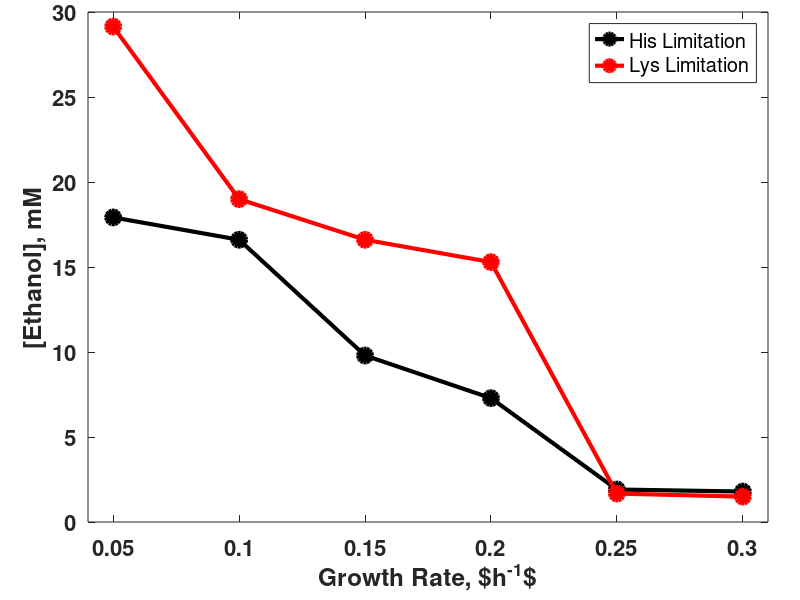

Reproduce this figure in MATLAB. (Note: this script raises an error after producing the figure.)
%% Ethanol concentartion:
%
% 500 \mu l -- solution 2
% 10  \mu l -- sample ( 10 x diluted, 100 \mu l + 900 \mu l )
%  5  \mu l -- suspension 3 
% 990 \mu l -- water
Eth = [150 139  82  61 32/2 30/2 ...
       244 159 139 128 28/2 25/2 ];
b = 1.505 * 1e3 / ( 6.3 * 1e-2 * 2* 1e3 );  %46.07 
c = b * 10 * Eth*1e-3;   

fprintf( '%1.2f mM\n', c )
fprintf( '\n' );


%% Plots Ethanol Concentartion 

Marker = { 'linewidth', 3, 'MarkerSize', 10, 'MarkerFaceColor' };

gr = 0.05 : 0.05 : 0.3;


set( gcf, 'Position', [217   337   822   464] )
set( gca, 'Position', [0.11  0.13 0.85 0.85] )

plot( gr, c(1:6), 'ko-', Marker{:}, 'k' ); hold on 
plot( gr, c(7:12), 'ro-', Marker{:}, 'r' );


xlim( [0.04 .31] );
set( gca, 'Xtick', gr,  'XtickLabel', gr );
set( gca, 'FontWeight', 'Bold', 'FontSize', 16 );

h(1) = xlabel( 'Growth Rate, $h^{-1}$' );    
h(2) = ylabel( '[Ethanol], mM' );   
hh = legend(   'His Limitation',...
               'Lys Limitation',...
               'Location', 'NorthEast'  );
sett( hh, 26 );           
          
sett(h, 24);   
%%
set( hh, 'box', 'off' ); 
panels( 'B', 38 );
%%
pdf( 'Ethanol_Concentartion', [8.5 5], 1 );
%png( 'Ethanol_Concentartion', [9 5], 1 );

    











%% Ethanol concentartion in the Victor's samples:
%
% 500 \mu l -- solution 2
% 10  \mu l -- sample ( 10 x diluted, 100 \mu l + 900 \mu l )
%  5  \mu l -- suspension 3 
% 990 \mu l -- water
Eth = [299      200 135 103 ...  % Leu limited chemostats (1, ,3,4,5)
       339  238 199 134  75  ];  % Ura limited chemostats (1,2,3,4,5)
b = 1.505 * 1e3 / ( 6.3 * 1e-2 * 2* 1e3 );  %46.07 
c = b * 10 * Eth*1e-3;   

fprintf( '%1.2f mM\n', c )
fprintf( '\n' );


%% Plots Ethanol Concentartion 

Marker = { 'linewidth', 3, 'MarkerSize', 10, 'MarkerFaceColor' };


gr1 = [0.05, 	   0.16, 0.22, 0.30];
gr2 = [0.05, 0.11, 0.16, 0.22, 0.30];

set( gcf, 'Position', [217   337   822   464] )
set( gca, 'Position', [0.11  0.13 0.85 0.85] )

plot( gr1, c(1:4), 'ko-', Marker{:}, 'k' ); hold on 
plot( gr2, c(5:9), 'ro-', Marker{:}, 'r' );


xlim( [0.04 .31] );
set( gca, 'Xtick', gr2,  'XtickLabel', gr2 );
set( gca, 'FontWeight', 'Bold', 'FontSize', 14 );

h(1) = xlabel( 'Growth Rate, $h^{-1}$' );    
h(2) = ylabel( '[Ethanol], mM' );   
hh = legend(   'Leu Limitation',...
               'Ura Limitation',...
               'Location', 'NorthEast'  );
sett( hh, 26 );                     
sett(h, 24);   
%%
set( hh, 'box', 'off' ); 
panels( 'C', 38 );
%%
pdf( 'Ethanol_Concentartion_Leu_Ura', [8.5 5], 1 );
